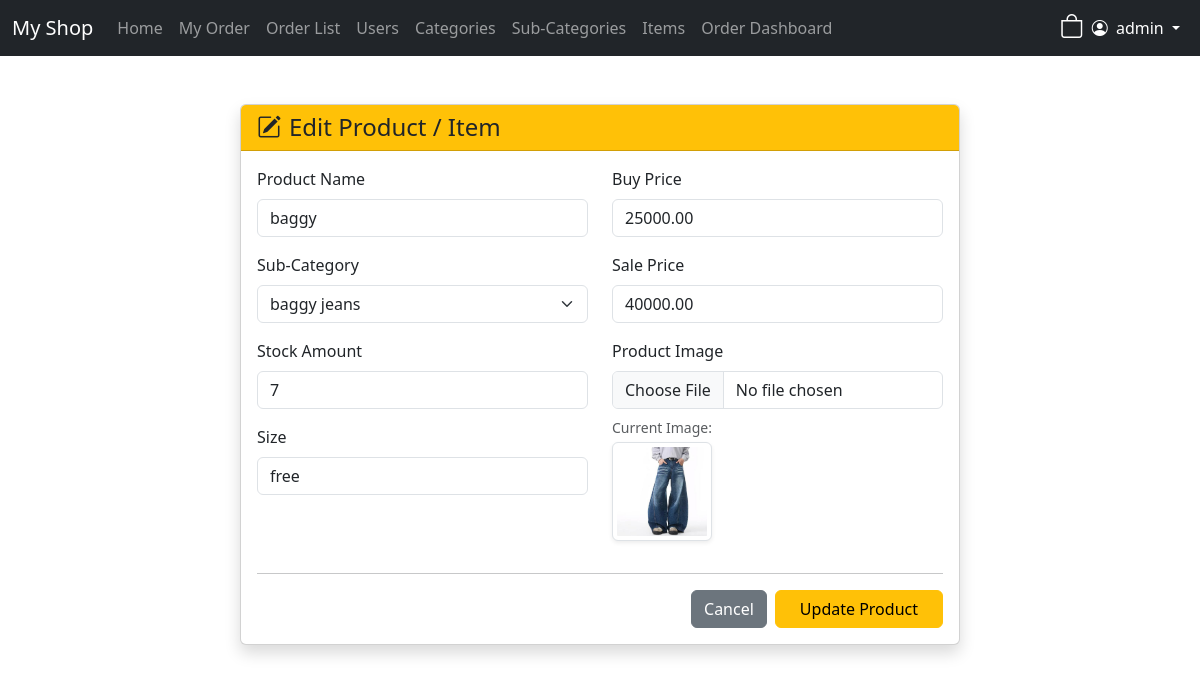
The app's page /items/edit/1/ (signed in) with its own data.
### my_app/models.py (models this page shows, shortened)
class Item(models.Model):
    sub_category = models.ForeignKey(
        'SubCategory',
        on_delete=models.CASCADE,
        related_name='items'
    )
    created_by = models.ForeignKey(
        User,
        on_delete=models.SET_NULL,
        null=True,
        related_name='items_created'
    )
    name = models.CharField(max_length=200)
    amount = models.IntegerField(default=0)      # လက်ကျန်အရေအတွက်
    size = models.CharField(max_length=50, blank=True, null=True) # ဥပမာ- Large, 42, 10-inch
    buy_price = models.DecimalField(max_digits=10, decimal_places=2)
    sale_price = models.DecimalField(max_digits=10, decimal_places=2)
    is_discount = models.BooleanField(default=False)
    discount = models.DecimalField(max_digits=10, decimal_places=2, default=0.00)
    is_deleted = models.BooleanField(default=False)
    created_at = models.DateTimeField(auto_now_add=True)
    updated_at = models.DateTimeField(auto_now=True)
    image = models.ImageField(upload_to='items/', null=True, blank=True)

class SubCategory(models.Model):
    category = models.ForeignKey(Category, on_delete=models.CASCADE, related_name='subcategories')
    name = models.CharField(max_length=100)
    descriptions = models.TextField(blank=True, null=True)
    is_deleted = models.BooleanField(default=False)
    created_by = models.ForeignKey(User, on_delete=models.SET_NULL, null=True)
    created_at = models.DateTimeField(auto_now_add=True)

### my_app/views.py (the view, shortened to what this page needs)
# urls.py: path('items/edit/<int:item_id>/', views.edit_item, name='edit_item'),
@login_required
def edit_item(request, item_id):
    item = get_object_or_404(Item, id=item_id, is_deleted=False)
    if not (request.user.is_superuser or item.created_by == request.user):
        messages.error(request, "သင်က ဒီပစ္စည်းကို ပြင်ဆင်ပိုင်ခွင့် မရှိပါဘူး။")
        return redirect('item_list')
    sub_categories = SubCategory.objects.all()
    return render(request, 'item/edit_item.html', {'item': item, 'sub_categories': sub_categories})

### templates/item/edit_item.html (shortened to what this page needs)
{% extends 'base.html' %}
{% block content %}
<div class="container mt-5">
    <div class="row justify-content-center">
        <div class="col-md-8">
            <div class="card shadow">
                <div class="card-header bg-warning text-dark">
                    <h4 class="mb-0"><i class="bi bi-pencil-square me-2"></i>Edit Product / Item</h4>
                </div>
                <div class="card-body">
                    <form method="POST" enctype="multipart/form-data">
                        <div class="row">
                            <div class="col-md-6">
                                <div class="mb-3">
                                    <label class="form-label font-weight-bold">Product Name</label>
                                    <input type="text" name="name" class="form-control" value="{{ item.name }}" required>
                                </div>
                                <div class="mb-3">
                                    <label class="form-label font-weight-bold">Sub-Category</label>
                                    <select name="sub_category" class="form-select" required>
                                        {% for sub in sub_categories %}
                                            <option value="{{ sub.id }}" {% if sub.id == item.sub_category.id %}selected{% endif %}>
                                                {{ sub.name }}
                                            </option>
                                        {% endfor %}
                                    </select>
                                </div>
                                <div class="mb-3">
                                    <label class="form-label font-weight-bold">Stock Amount</label>
                                    <input type="number" name="amount" class="form-control" value="{{ item.amount }}" required>
                                </div>
                                <div class="mb-3">
                                    <label class="form-label font-weight-bold">Size</label>
                                    <input type="text" name="size" class="form-control" value="{{ item.size|default_if_none:'' }}" placeholder="e.g. Large, 42">
                                </div>
                            </div>
                            <div class="col-md-6">
                                <div class="mb-3">
                                    <label class="form-label font-weight-bold">Buy Price</label>
                                    <input type="number" step="0.01" name="buy_price" class="form-control" value="{{ item.buy_price }}" required>
                                </div>
                                <div class="mb-3">
                                    <label class="form-label font-weight-bold">Sale Price</label>
                                    <input type="number" step="0.01" name="sale_price" class="form-control" value="{{ item.sale_price }}" required>
                                </div>
                                <div class="mb-3">
                                    <label class="form-label font-weight-bold">Product Image</label>
                                    <input type="file" name="item_image" class="form-control" accept="image/*">
                                    {% if item.image %}
                                        <div class="mt-2">
                                            <small class="text-muted d-block mb-1">Current Image:</small>
                                            <img src="{{ item.image.url }}" width="100" class="img-thumbnail rounded shadow-sm">
                                        </div>
                                    {% endif %}
                                </div>
                            </div>
                        </div>
                        <hr>
                        <div class="d-flex justify-content-end gap-2">
                            <a href="{% url 'item_list' %}" class="btn btn-secondary">Cancel</a>
                            <button type="submit" class="btn btn-warning px-4 font-weight-bold">Update Product</button>
                        </div>
                    </form>
                </div>
            </div>
        </div>
    </div>
</div>
{% endblock %}

### templates/base.html (shortened to what this page needs)
<!DOCTYPE html>
<html lang="en">
<head>
    <link href="https://cdn.jsdelivr.net/npm/bootstrap@5.3.0/dist/css/bootstrap.min.css" rel="stylesheet">
    <link rel="stylesheet" href="https://cdn.jsdelivr.net/npm/bootstrap-icons@1.11.0/font/bootstrap-icons.css">
</head>
<body>
    {%if user.is_authenticated %}
    <nav class="navbar navbar-expand-lg navbar-dark bg-dark mb-4">
        <div class="container-fluid">
            <a class="navbar-brand" href="{% url 'index' %}">My Shop</a>
            <div class="collapse navbar-collapse" id="navbarNav">
                <ul class="navbar-nav me-auto">
                    <li class="nav-item"><a class="nav-link" href="{% url 'index' %}">Home</a></li>
                    {% if user.is_authenticated %}
                    <li class="nav-item"><a class="nav-link" href="{% url 'cart_detail' %}">My Order</a></li>
                    <li class="nav-item"><a class="nav-link" href="{% url 'order_index' %}">Order List</a></li>
                    {% if user.is_superuser %}
                    <li class="nav-item"><a class="nav-link" href="{% url 'user_list' %}">Users</a></li>
                    <li class="nav-item"><a class="nav-link" href="{% url 'category_list' %}">Categories</a></li>
                    <li class="nav-item"><a class="nav-link" href="{% url 'subcategory_list' %}">Sub-Categories</a></li>
                    <li class="nav-item"><a class="nav-link" href="{% url 'item_list' %}">Items</a></li>
                    <li class="nav-item"><a class="nav-link" href="{% url 'order_dash' %}">Order Dashboard</a></li>
                    {% endif %}
                    {% endif %}
                </ul>
                <ul class="navbar-nav ms-auto">
                    {% if user.is_authenticated %}
                    <li>
                        <div class="ms-auto d-flex align-items-center">
                            <a href="{% url 'cart_detail' %}"
                                class="nav-cart-link text-white position-relative {% if messages %}cart-shake{% endif %}"
                                title="Shopping Bag">
                                <i class="bi bi-bag fs-4"></i>
                            </a>
                            {% endif %}
                        </div>
                    </li>
                    <li class="nav-item dropdown">
                        <a class="nav-link dropdown-toggle text-white" href="#" id="navbarDropdown" role="button"
                            data-bs-toggle="dropdown" aria-expanded="false">
                            <i class="bi bi-person-circle me-1"></i> {{ user.username }}
                        </a>
                            {% endif %}
                    </li>
                </ul>
            </div>
        </div>
    </nav>
    <div class="container">
        {% block content %}
        {% endblock %}
    </div>
</body>
</html>

### templates/base.html (style rules this page uses)
.nav-cart-link { text-decoration: none; display: inline-flex; align-items: center; transition: transform 0.2s ease, opacity 0.2s ease; }

### records on screen
Item: name "baggy", sub_category "baggy jeans", amount "7", size "free", buy_price "25000.00", sale_price "40000.00", image (picture)

### other values on screen
{{ user.username }} "admin"
